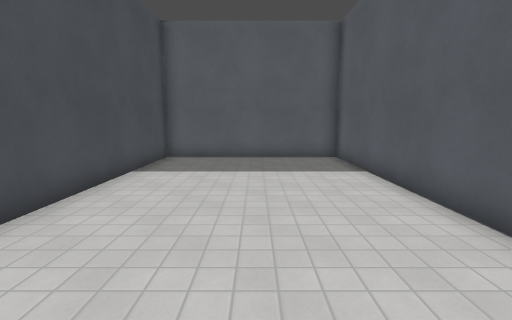
View 1 (above)

16 first-person views from a walk through a 3-D level made in the Godot game engine. The camera is 1.5 m above the floor, tilts 8° down and sees 85° across. The floor is counted in squares, 1 m on a side. Each view is taken from the middle of a square. On the plan, view 1 faces up. The plan holds only what a view shows up to about 14 squares ahead; the rest is blank. Surface patterns are stand-ins for the level's own textures.

View 2
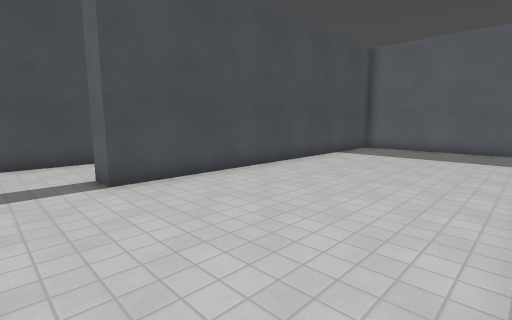

View 3
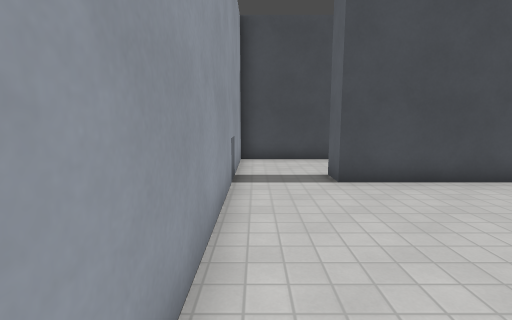

View 4
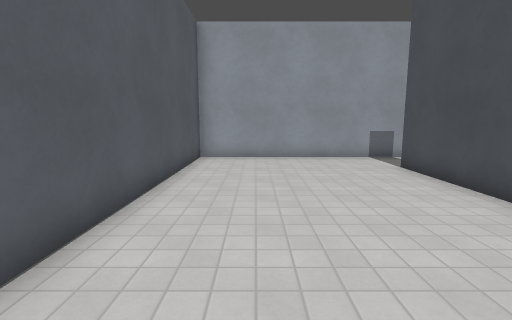

View 5
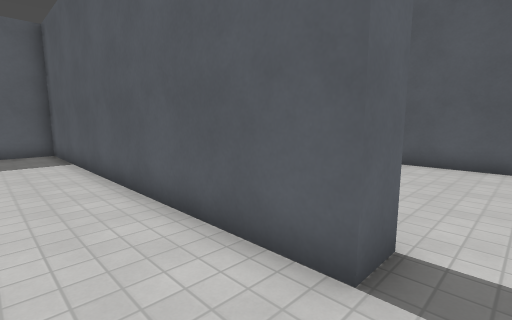

View 6
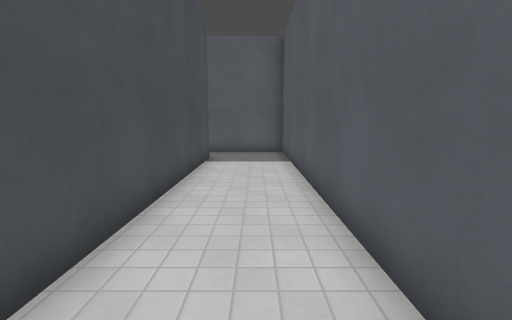

View 7
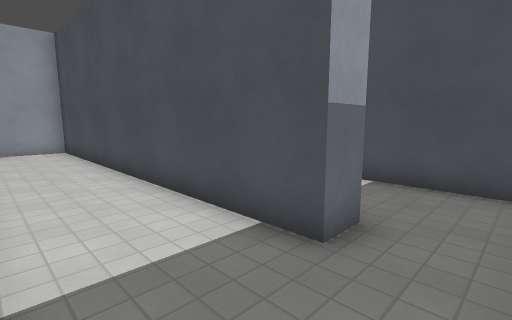

View 8
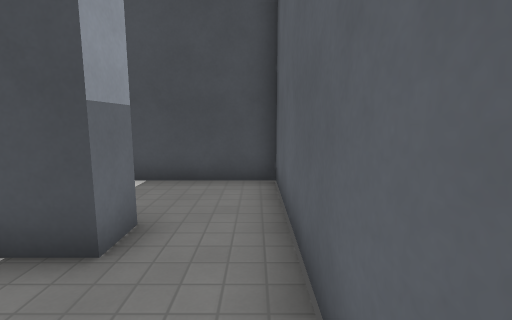

View 9
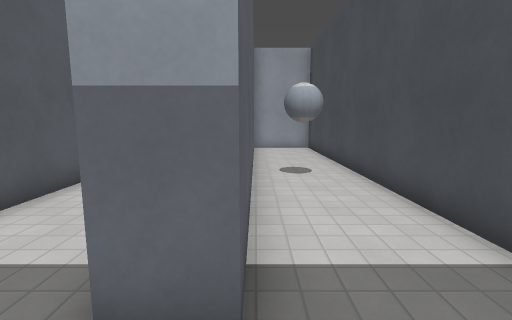

View 10
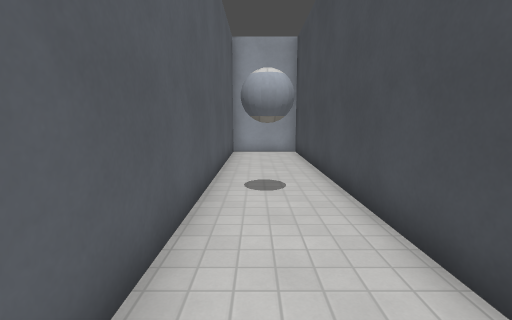

View 11
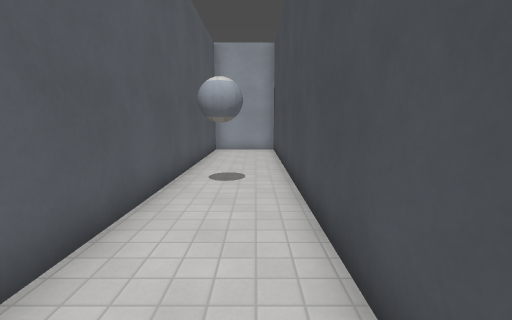

View 12
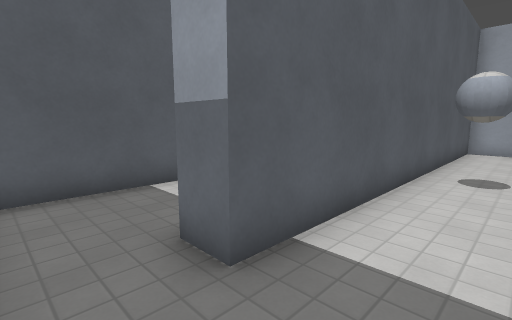

View 13
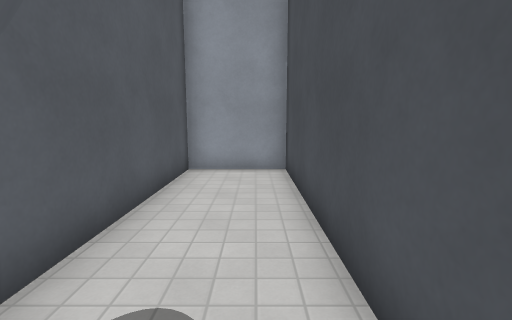

View 14
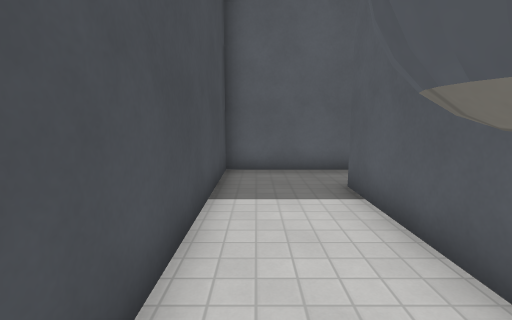

View 15
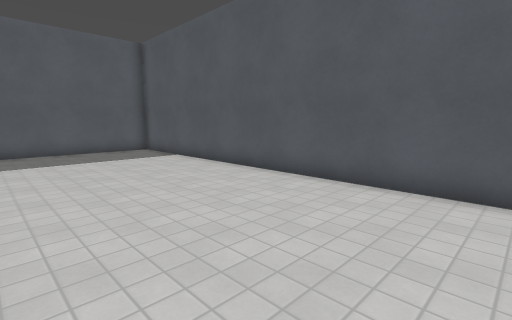

View 16
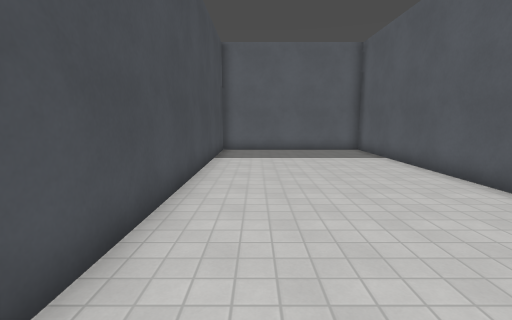

### Floor plan
Ten units are one square. View 1 is at (0, 0); x grows to the right and y downward. Boxes are objects, and circles mark ways between rooms. Rooms are numbered by the first view taken in them; rooms with no view inside come last. Other rooms are left out.
<svg viewBox="-124 -120 162 171">
<path fill="none" stroke="#000" d="M-89 -93 -79 -93 -79 46 33 46 33 -115 -37 -115 -37 20 -47 20 -47 -115 -94 -115M-94 -115 -119 -115 -119 -46M-89 -41 -89 -93M-119 -46 -119 46 -89 46 -89 -41"/>
<circle cx="-85" cy="-105" r="3" fill="#2a7"/>
<circle cx="-110" cy="-40" r="3" fill="#2a7"/>
<text x="-20" y="-40">1</text>
<text x="-110" y="-80">2</text>
<text x="-110" y="0">3</text>
</svg>
Room 1 opens to room 2. Room 2 opens to room 3.

Where each view was taken, in squares from view 1:
view 1: 0 up, 0 right, facing up
view 2: 4 down, 3 right, facing up-left
view 3: 4 down, 3 right, facing left
view 4: 7 up, 1 right, facing down
view 5: 3 down, 7 left, facing up-right
view 6: 2 down, 6 left, facing up
view 7: 11 up, 5 left, facing down-left
view 8: 11 up, 5 left, facing left
view 9: 11 up, 9 left, facing down
view 10: 9 up, 10 left, facing down
view 11: 10 up, 11 left, facing down
view 12: 11 up, 11 left, facing down-right
view 13: 4 up, 11 left, facing down
view 14: 3 up, 11 left, facing up
view 15: 3 down, 3 left, facing up-right
view 16: 3 down, 2 left, facing up
